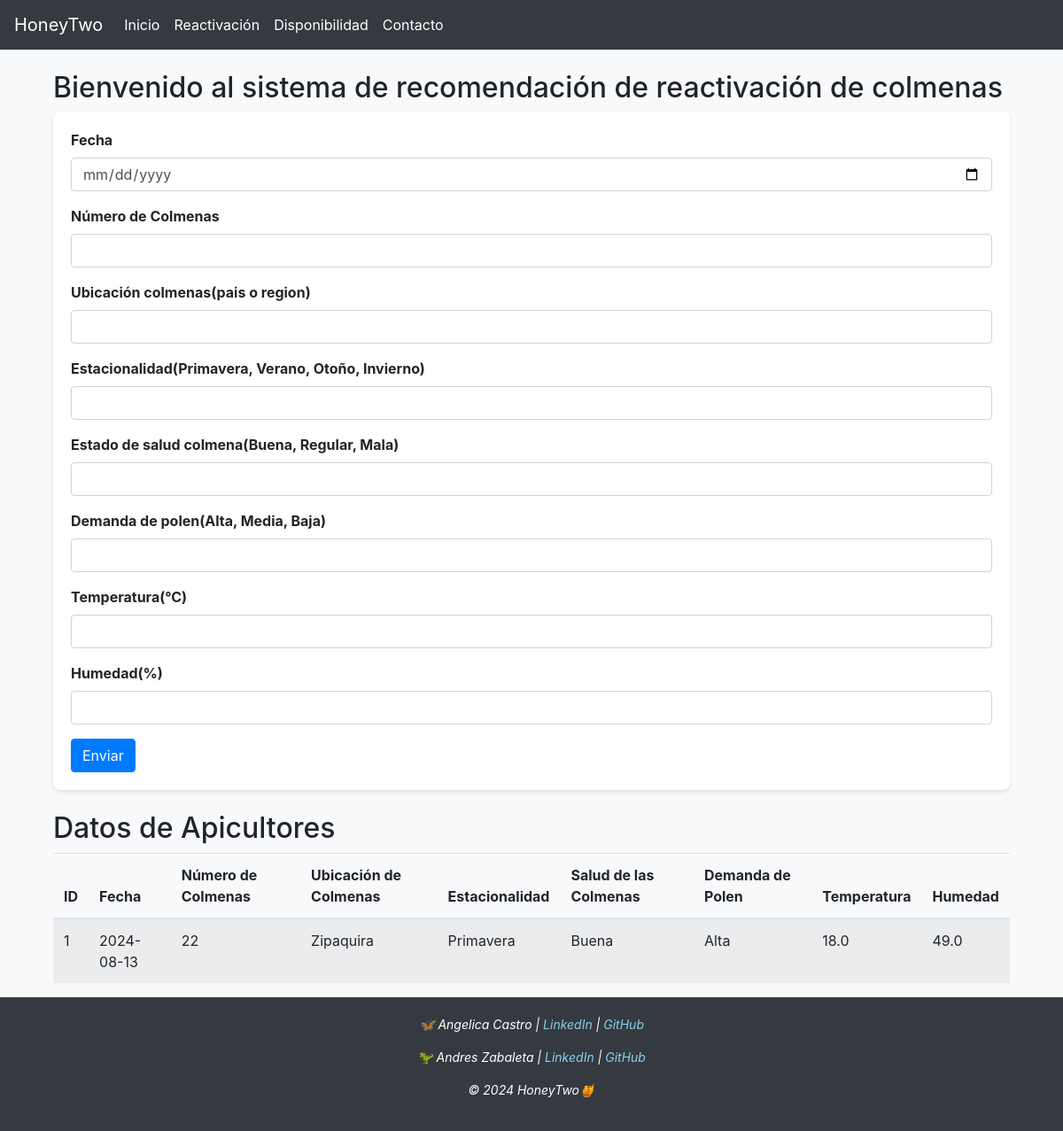
Before: /formulario with the older database file.
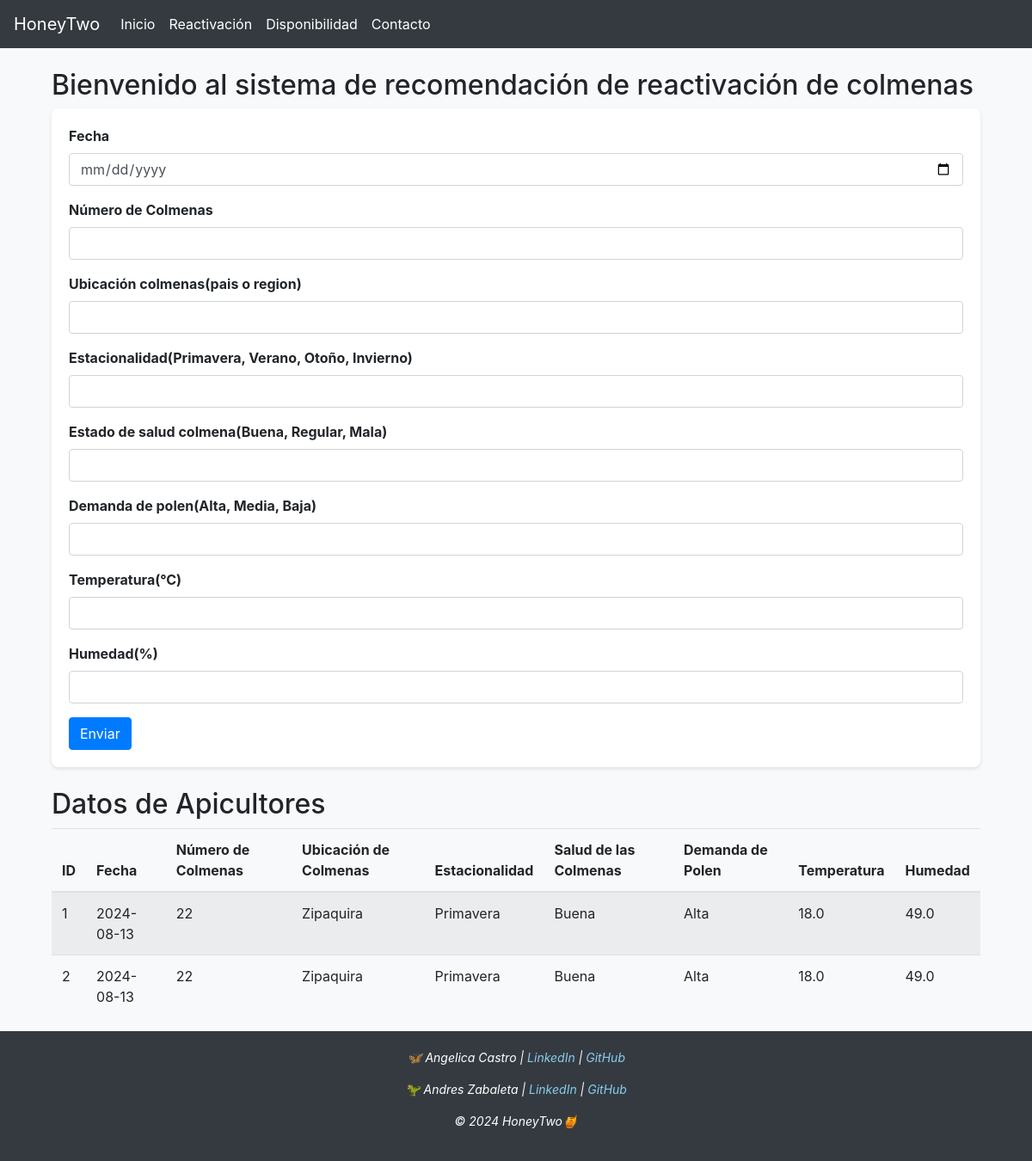
After: the same page with the newer database file.
### tables this page shows
CREATE TABLE datos_apicultores (
        id INTEGER PRIMARY KEY AUTOINCREMENT,
        fecha TEXT,
        numcol INTEGER,
        ubicacion TEXT,
        estacion TEXT,
        estsalud TEXT,
        polen TEXT,
        temperatura REAL,
        humedad REAL
    );

### app.py (the view)
@app.route('/formulario')
def formulario():
    conn = sqlite3.connect('apicultores.db')
    c = conn.cursor()
    c.execute('SELECT * FROM datos_apicultores')
    datos = c.fetchall()
    conn.close()
    return render_template('formulario.html', datos=datos)

### templates/formulario.html
{% extends 'layout.html' %}
{% block content %}
<div class="container mt-4">
    <h2>Bienvenido al sistema de recomendación de reactivación de colmenas</h2>
    <form action="/submit_form" method="post">
        <div class="form-group">
            <label for="fecha">Fecha</label>
            <input type="date" class="form-control" id="fecha" name="fecha" required>
        </div>
        <div class="form-group">
            <label for="numcol">Número de Colmenas</label>
            <input type="number" class="form-control" id="numcol" name="numcol" required>
        </div>
        <div class="form-group">
            <label for="ubicacion">Ubicación colmenas(pais o region)</label>
            <input type="text" class="form-control" id="ubicacion" name="ubicacion" required>
        </div>
        <div class="form-group">
            <label for="estacion">Estacionalidad(Primavera, Verano, Otoño, Invierno)</label>
            <input type="text" class="form-control" id="estacion" name="estacion" step="0.1" required>
        </div>
        <div class="form-group">
            <label for="estsalud">Estado de salud colmena(Buena, Regular, Mala)</label>
            <input type="text" class="form-control" id="estsalud" name="estsalud" step="0.1" required>
        </div>
        <div class="form-group">
            <label for="polen">Demanda de polen(Alta, Media, Baja)</label>
            <input type="text" class="form-control" id="polen" name="polen" step="0.1" required>
        </div>
        <div class="form-group">
            <label for="temperatura">Temperatura(°C)</label>
            <input type="number" class="form-control" id="temperatura" name="temperatura" step="0.1" required>
        </div>
        <div class="form-group">
            <label for="humedad">Humedad(%)</label>
            <input type="number" class="form-control" id="humedad" name="humedad" step="0.1" required>
        </div>
        <button type="submit" class="btn btn-primary">Enviar</button>
    </form>
</div>
<div class="container mt-4">
    <h2>Datos de Apicultores</h2>
    <table class="table table-striped">
        <thead>
            <tr>
                <th>ID</th>
                <th>Fecha</th>
                <th>Número de Colmenas</th>
                <th>Ubicación de Colmenas</th>
                <th>Estacionalidad</th>
                <th>Salud de las Colmenas</th>
                <th>Demanda de Polen</th>
                <th>Temperatura</th>
                <th>Humedad</th>
            </tr>
        </thead>
        <tbody>
            {% for fila in datos %}
            <tr>
                <td>{{ fila[0] }}</td>
                <td>{{ fila[1] }}</td>
                <td>{{ fila[2] }}</td>
                <td>{{ fila[3] }}</td>
                <td>{{ fila[4] }}</td>
                <td>{{ fila[5] }}</td>
                <td>{{ fila[6] }}</td>
                <td>{{ fila[7] }}</td>
                <td>{{ fila[8] }}</td>
            </tr>
            {% endfor %}
        </tbody>
    </table>
</div>
{% endblock %}

### templates/layout.html (shortened to what this page needs)
<!DOCTYPE html>
<html lang="en">
<head>
    <link rel="stylesheet" href="https://stackpath.bootstrapcdn.com/bootstrap/4.5.2/css/bootstrap.min.css">
    <link rel="stylesheet" href="/static/css/styles.css">
</head>
<body>
    <nav class="navbar navbar-expand-lg navbar-dark bg-dark";">
        <a class="navbar-brand" href="/" style="font-size: auto; text-align: center;">HoneyTwo</a>
        <div class="collapse navbar-collapse" id="navbarNav">
            <ul class="navbar-nav">
                <li class="nav-item active">
                    <a class="nav-link" href="/">Inicio</a>
                </li>
                <li class="nav-item active">
                    <a class="nav-link" href="/formulario">Reactivación</a>
                </li>
                <li class="nav-item active">
                    <a class="nav-link" href="/formulario">Disponibilidad</a>
                </li>
                <li class="nav-item active">
                    <a class="nav-link" href="#footer">Contacto</a>
                </li>
            </ul>
        </div>
    </nav>
    <div class="container mt-4">
        {% block content %}{% endblock %}
    </div>
    <footer id="footer">
        <p>🦋 Angelica Castro | <a href="https://www.linkedin.com/in/angelica-c-0a43b192/" target="_blank" style="color: skyblue;">LinkedIn</a> | <a href="https://github.com/AngelicaCR" target="_blank" style="color: skyblue;">GitHub</a> </p>
        <p>🦖 Andres Zabaleta | <a href="https://www.linkedin.com/in/andreszabaleta/" target="_blank" style="color: skyblue;">LinkedIn</a> | <a href="https://github.com/andreszabaleta" target="_blank" style="color: skyblue;">GitHub</a></p>
        <p>&copy; 2024 HoneyTwo🍯</p>
    </footer>
</body>
</html>

### static/css/styles.css (style rules this page uses)
body { background-color: #f8f9fa; font-family: -apple-system, BlinkMacSystemFont, Segoe UI, Roboto, Oxygen, Ubuntu, Cantarell, Fira Sans, Droid Sans, Helvetica Neue, sans-serif; }
footer { background-color: #353a41; color: #fff; padding: 20px; text-align: center; font-size: 14px; font-style: italic; }
form { background-color: #fff; padding: 20px; border-radius: 8px; box-shadow: 0 2px 4px rgba(0, 0, 0, 0.1); }
.form-group label { font-weight: bold; }
.btn-primary { background-color: #007bff; border-color: #007bff; }

Changed rows visible on the page:
added datos_apicultores: id "2", fecha "2024-08-13", numcol "22", ubicacion "Zipaquira", estacion "Primavera", estsalud "Buena", polen "Alta", temperatura "18.0", humedad "49.0"
